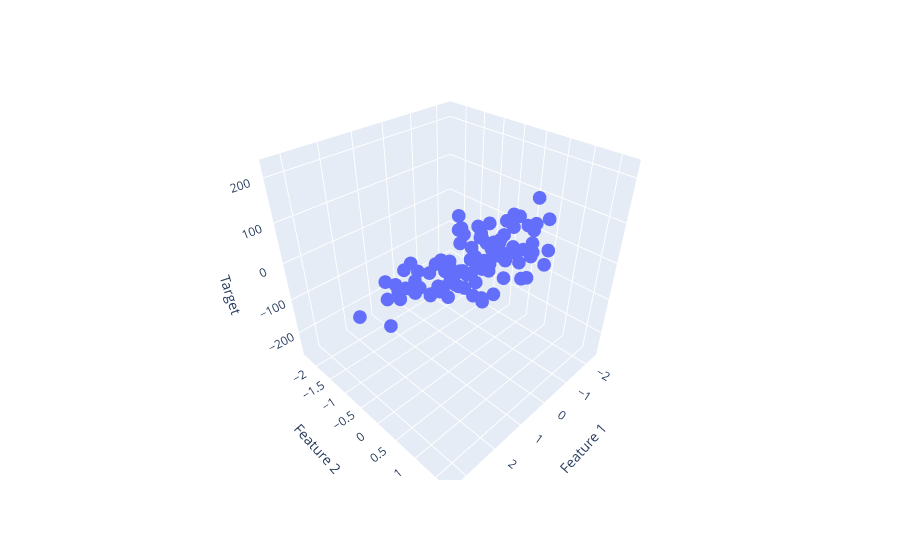

The notebook cell this image was saved under:
### Code cell
fig= px.scatter_3d(df, x='Feature 1', y='Feature 2', z='Target')
fig.show()
